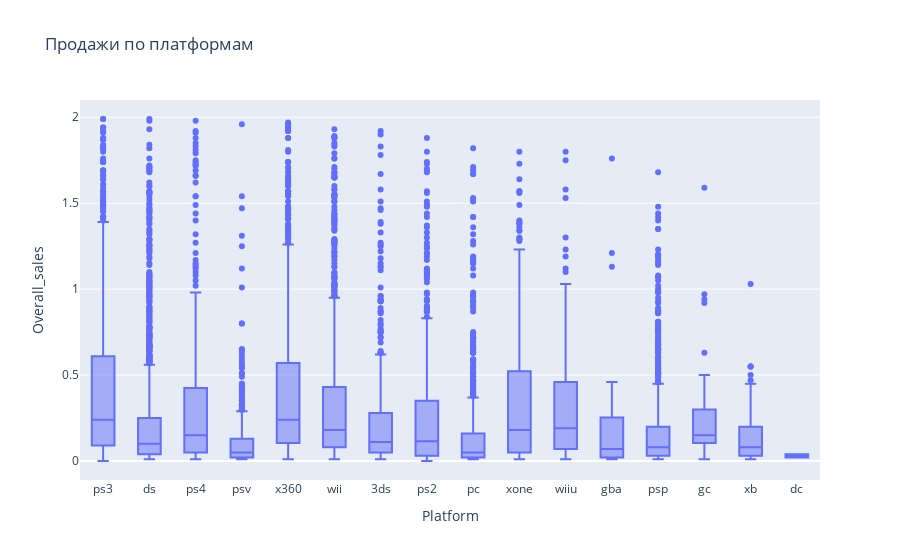
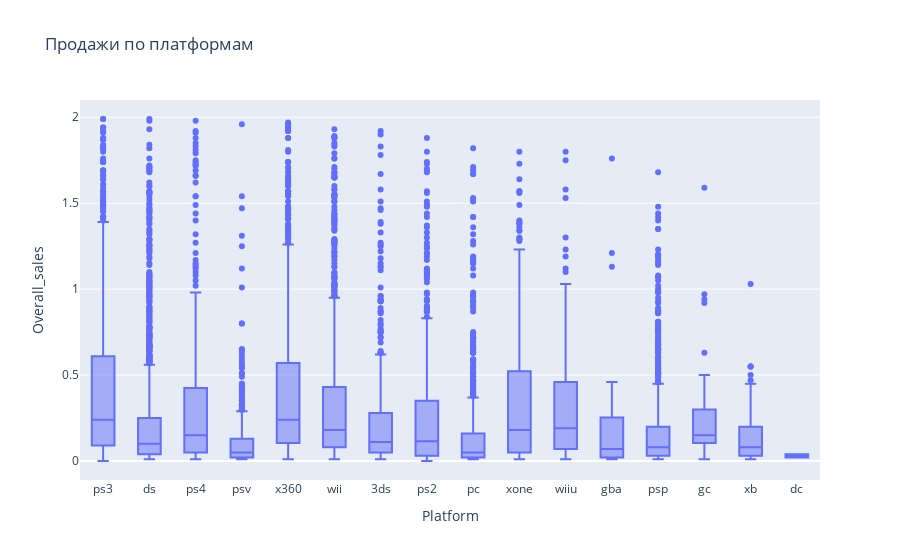

Source (notebook cell) for these figures, in order:
### Markdown cell above
У многих платформ есть множество выбросов, то есть игр, наиболее понравившихся пользователям. Чтобы посмотреть на продаже детальнее, ограничим значения выбросов до 2:

### Code cell
sales = games[games.Overall_sales < 2]
fig = px.box(sales, x="Platform", y="Overall_sales", title = 'Продажи по платформам')
fig.show()
iplot(fig, show_link = False)

### Figure 1 — Plotly figure (JSON) as saved in the notebook; plotly's stock layout.template omitted (floating-point values rounded to 4 significant figures; data arrays with more than 128 entries replaced by an {"elided": "..."} marker saying what was removed)
{"data": [{"alignmentgroup": "True", "hovertemplate": "Platform=%{x}<br>Overall_sales=%{y}<extra></extra>", "legendgroup": "", "marker": {"color": "#636efa"}, "name": "", "notched": false, "offsetgroup": "", "orientation": "v", "showlegend": false, "type": "box", "x": {"elided": "9857 str values"}, "x0": " ", "xaxis": "x", "y": {"elided": "9857 float values"}, "y0": " ", "yaxis": "y"}], "layout": {"boxmode": "group", "legend": {"tracegroupgap": 0}, "title": {"text": "Продажи по платформам"}, "xaxis": {"anchor": "y", "domain": [0, 1], "title": {"text": "Platform"}}, "yaxis": {"anchor": "x", "domain": [0, 1], "title": {"text": "Overall_sales"}}}}

### Figure 2 — Plotly figure (JSON) as saved in the notebook; plotly's stock layout.template omitted (floating-point values rounded to 4 significant figures; data arrays with more than 128 entries replaced by an {"elided": "..."} marker saying what was removed)
{"data": [{"alignmentgroup": "True", "hovertemplate": "Platform=%{x}<br>Overall_sales=%{y}<extra></extra>", "legendgroup": "", "marker": {"color": "#636efa"}, "name": "", "notched": false, "offsetgroup": "", "orientation": "v", "showlegend": false, "type": "box", "x": {"elided": "9857 str values"}, "x0": " ", "xaxis": "x", "y": {"elided": "9857 float values"}, "y0": " ", "yaxis": "y"}], "layout": {"boxmode": "group", "legend": {"tracegroupgap": 0}, "title": {"text": "Продажи по платформам"}, "xaxis": {"anchor": "y", "domain": [0, 1], "title": {"text": "Platform"}}, "yaxis": {"anchor": "x", "domain": [0, 1], "title": {"text": "Overall_sales"}}}}
